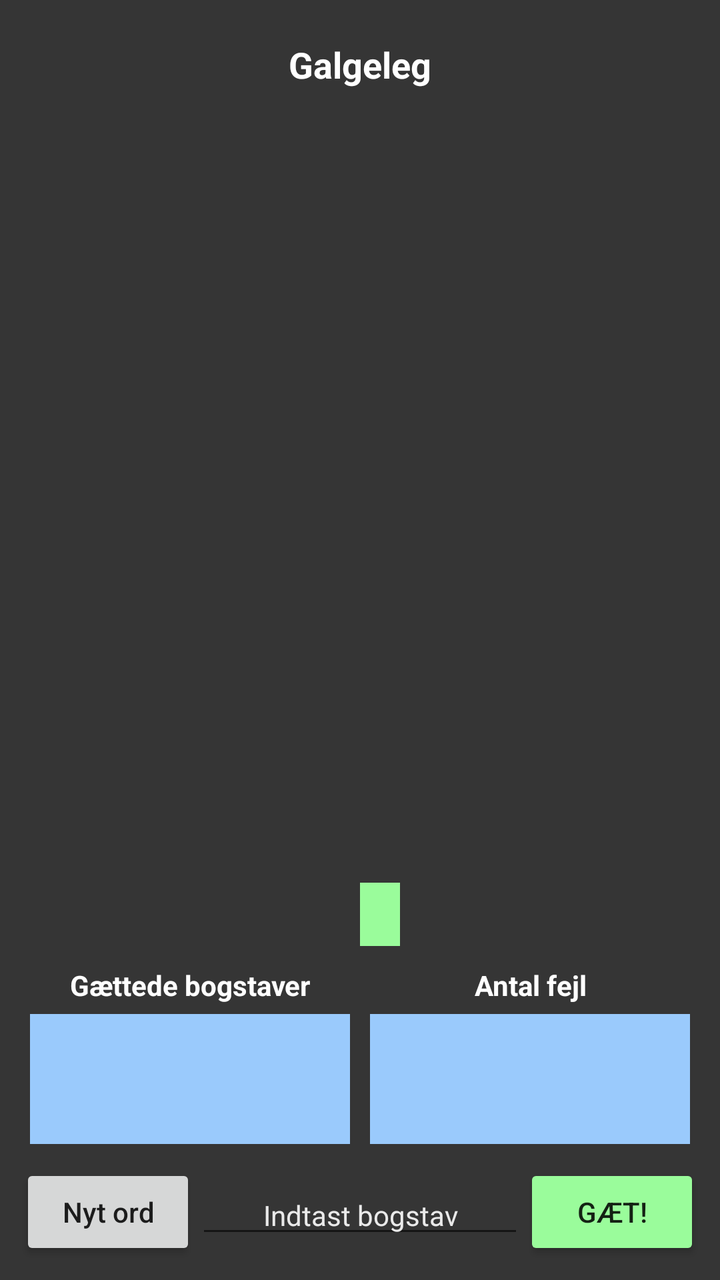
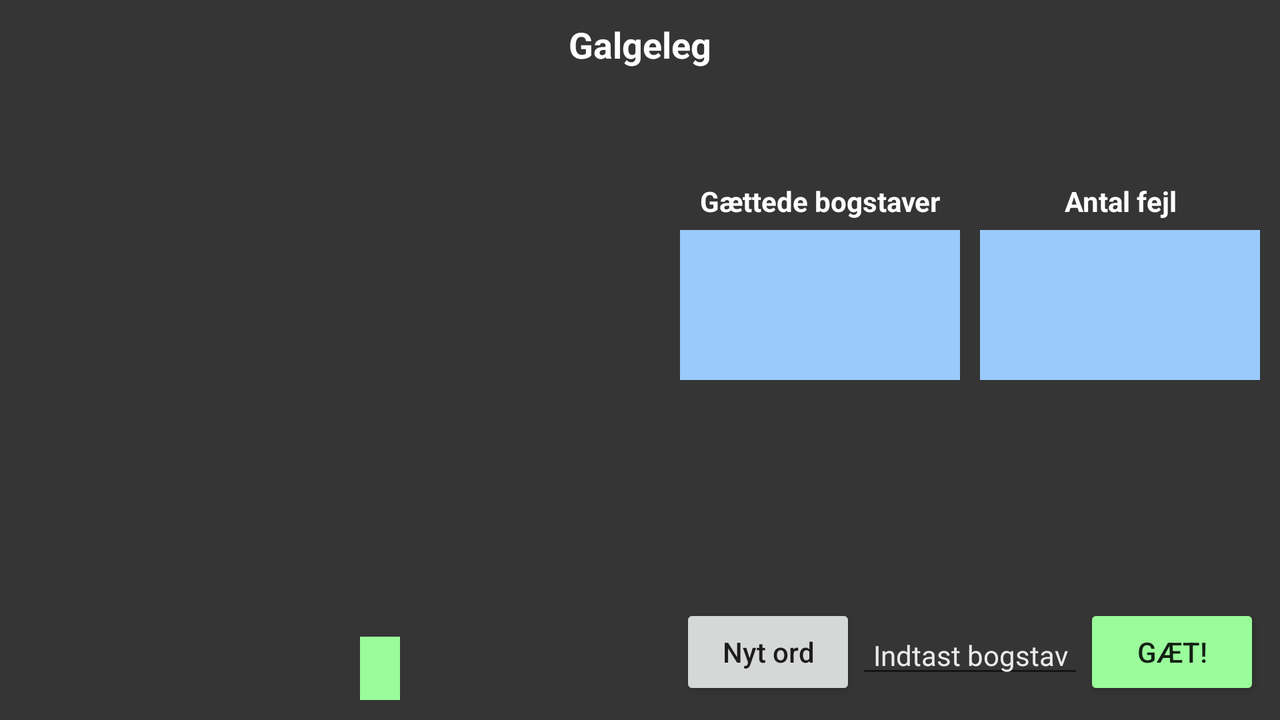

Two renders of one Android screen. The first uses the default layout on a phone; the second uses the alternative layout the repository ships for a different screen configuration, on a matching device. The two XML files are below.
<!-- AndroidManifest.xml: application theme AppTheme -->
<!-- res/layout/gallow_game_fragment.xml -->
<?xml version="1.0" encoding="utf-8"?>
<LinearLayout
	xmlns:android="http://schemas.android.com/apk/res/android"
	xmlns:tools="http://schemas.android.com/tools"
	tools:context=".GallowGameFragment"
	android:layout_width="match_parent"
	android:layout_height="match_parent"
	android:orientation="vertical"
	android:gravity="center"
	android:background="@color/lightblack"
	>

	<TextView
		android:layout_width="match_parent"
		android:layout_height="wrap_content"
		android:layout_margin="20dp"
		android:id="@+id/textview_welcome"
		android:gravity="center_vertical"
		android:text="@string/galgeleg_titel"
		android:textAlignment="center"
		android:textColor="@color/white"
		android:textStyle="bold"
		android:textSize="18sp"
		/>

	<ImageSwitcher
		android:layout_width="match_parent"
		android:layout_height="0dp"
		android:layout_weight="1"
	    android:id="@+id/imageSwitcher"
	    android:contentDescription="galge"
		/>

	<TextView
		android:layout_width="wrap_content"
		android:layout_height="wrap_content"
		android:id="@+id/textview_title"
		android:padding="5dp"
		android:gravity="center_vertical"
		android:textAlignment="center"
		android:textStyle="bold"
		android:textSize="16sp"
		android:visibility="invisible"
		/>

	<LinearLayout
		android:layout_width="match_parent"
	    android:layout_height="wrap_content"
		android:padding="5dp"
	    android:orientation="horizontal"
	    android:gravity="center"
		>

		<TextView
			android:layout_width="wrap_content"
			android:layout_height="wrap_content"
			android:id="@+id/textview_the_word_is"
			android:paddingTop="5dp"
			android:paddingBottom="5dp"
			android:gravity="right"
			android:textColor="@color/white"
			android:textStyle="bold"
			android:textSize="16sp"
			/>

		<Space
			android:layout_width="20dp"
			android:layout_height="wrap_content"
			/>

		<TextView
			android:layout_width="wrap_content"
			android:layout_height="wrap_content"
			android:id="@+id/textview_the_word"
			android:paddingTop="5dp"
			android:paddingBottom="5dp"
			android:paddingStart="10dp"
			android:paddingEnd="10dp"
			android:gravity="left"
			android:background="@color/lightgreen"
			android:textColor="@color/lightblack"
			android:textStyle="bold"
			android:textSize="16sp"
			/>

	</LinearLayout>

	<GridLayout
		android:layout_width="wrap_content"
		android:layout_height="wrap_content"
		android:layout_gravity="center"
		android:columnCount="2"
		android:rowCount="2"
		>

		<TextView
			android:layout_width="160dp"
			android:layout_height="wrap_content"
			android:id="@+id/textview_guessed_letters_text"
			android:padding="5dp"
			android:text="@string/gaettede_bogstaver"
			android:textAlignment="center"
			android:textSize="14sp"
			android:textStyle="bold"
			android:textColor="@color/white"
			/>
		<TextView
			android:layout_width="160dp"
			android:layout_height="wrap_content"
			android:id="@+id/textview_wrong_letters_text"
			android:padding="5dp"
			android:text="@string/antal_fejl"
			android:textAlignment="center"
			android:textSize="14sp"
			android:textStyle="bold"
			android:textColor="@color/white"
			/>

		<TextView
			android:layout_width="160dp"
			android:layout_height="65dp"
			android:layout_marginEnd="10dp"
			android:id="@+id/textview_guessed_letters"
			android:padding="5dp"
			android:background="@color/lightblue"
			android:maxLength="96"
			android:textAlignment="center"
			android:textSize="14sp"
			android:textColor="@color/lightblack"
			/>

		<TextView
			android:layout_width="160dp"
			android:layout_height="65dp"
			android:id="@+id/textview_wrong_letters"
			android:padding="5dp"
			android:background="@color/lightblue"
			android:text=""
			android:textAlignment="center"
			android:textSize="14sp"
		    android:textColor="@color/lightblack"
			/>
	</GridLayout>

	<LinearLayout
		android:orientation="horizontal"
		android:layout_width="match_parent"
		android:layout_height="wrap_content"
		android:layout_margin="10dp"
	    android:gravity="center"
		>

		<Button
			android:layout_width="wrap_content"
			android:layout_height="wrap_content"
			android:id="@+id/button_new_word"
			android:text="@string/nyt_ord"
			android:textAllCaps="false"
			/>

		<EditText
			android:layout_width="wrap_content"
			android:layout_height="wrap_content"
		    android:layout_weight="1"
			android:id="@+id/editText_letter"
			android:inputType="textPersonName"
			android:maxLength="1"
			android:hint="@string/indtast_bogstav"
			android:textAlignment="center"
			android:textSize="14sp"
			android:textColor="@color/white"
			android:textColorHint="@color/lightgrey"
			/>

		<Button
			android:layout_width="wrap_content"
			android:layout_height="wrap_content"
			android:id="@+id/button_guess"
			android:backgroundTint="@color/lightgreen"
			android:text="@string/gaet"
			/>
	</LinearLayout>

</LinearLayout>
<!-- resources referenced by this layout -->
<resources>
  <color name="lightblack">#353535</color>
  <color name="lightblue">#9ACAFC</color>
  <color name="lightgreen">#9AFC9B</color>
  <color name="lightgrey">#eaeaea</color>
  <color name="white">#FFFFFF</color>
  <string name="antal_fejl">Antal fejl</string>
  <string name="gaet">GÆT!</string>
  <string name="gaettede_bogstaver">Gættede bogstaver</string>
  <string name="galgeleg_titel">Galgeleg</string>
  <string name="indtast_bogstav">Indtast bogstav</string>
  <string name="nyt_ord">Nyt ord</string>
  <style name="AppTheme" parent="Theme.AppCompat.Light.DarkActionBar">
  		
  		<item name="colorPrimary">@color/colorPrimary</item>
  		<item name="colorPrimaryDark">@color/colorPrimaryDark</item>
  		<item name="colorAccent">@color/colorAccent</item>
  	</style>
  <color name="colorPrimary">#3F51B5</color>
  <color name="colorPrimaryDark">#303F9F</color>
  <color name="colorAccent">#FF4081</color>
</resources>
<!-- res/layout-land/gallow_game_fragment.xml (the repository's variant of the layout above) -->
<!-- drawn on the phone turned sideways -->
<?xml version="1.0" encoding="utf-8"?>
<LinearLayout
    xmlns:android="http://schemas.android.com/apk/res/android"
    xmlns:tools="http://schemas.android.com/tools"
    tools:context=".GallowGameFragment"
    android:layout_width="match_parent"
    android:layout_height="match_parent"
    android:orientation="vertical"
    android:gravity="center"
    android:background="@color/lightblack"
    >

    <TextView
        android:layout_width="match_parent"
        android:layout_height="wrap_content"
        android:layout_margin="10dp"
        android:id="@+id/textview_welcome"
        android:gravity="center_vertical"
        android:text="@string/galgeleg_titel"
        android:textAlignment="center"
        android:textColor="@color/white"
        android:textStyle="bold"
        android:textSize="18sp"
        />

    <LinearLayout
        android:layout_width="match_parent"
        android:layout_height="wrap_content"
        android:layout_margin="10dp"
        android:layout_weight="1"
        android:orientation="horizontal"
        android:gravity="center"
        >

        <LinearLayout
            android:layout_width="0dp"
            android:layout_height="match_parent"
            android:orientation="vertical"
            android:gravity="center"
            android:layout_weight="1"
            >

            <ImageSwitcher
                android:layout_width="match_parent"
                android:layout_height="0dp"
                android:layout_marginBottom="10dp"
                android:layout_weight="1"
                android:id="@+id/imageSwitcher"
                android:contentDescription="galge"
                />

            <LinearLayout
                android:layout_width="wrap_content"
                android:layout_height="wrap_content"
                android:orientation="horizontal"
                android:gravity="center"
                >

                <TextView
                    android:layout_width="wrap_content"
                    android:layout_height="wrap_content"
                    android:id="@+id/textview_the_word_is"
                    android:paddingTop="5dp"
                    android:paddingBottom="5dp"
                    android:paddingStart="10dp"
                    android:paddingEnd="10dp"
                    android:textColor="@color/white"
                    android:textStyle="bold"
                    android:textSize="16sp"
                    />

                <Space
                    android:layout_width="10dp"
                    android:layout_height="wrap_content"
                    />

                <TextView
                    android:layout_width="wrap_content"
                    android:layout_height="wrap_content"
                    android:id="@+id/textview_the_word"
                    android:paddingTop="5dp"
                    android:paddingBottom="5dp"
                    android:paddingStart="10dp"
                    android:paddingEnd="10dp"
                    android:background="@color/lightgreen"
                    android:textColor="@color/lightblack"
                    android:textStyle="bold"
                    android:textSize="16sp"
                    />


            </LinearLayout>

        </LinearLayout>


        <LinearLayout
            android:layout_width="wrap_content"
            android:layout_height="match_parent"
            android:orientation="vertical"
            android:gravity="center"
            >

            <TextView
                android:layout_width="wrap_content"
                android:layout_height="wrap_content"
                android:id="@+id/textview_title"
                android:padding="5dp"
                android:textAlignment="center"
                android:textStyle="bold"
                android:textSize="16sp"
                android:visibility="invisible"
                />

            <GridLayout
                android:layout_width="wrap_content"
                android:layout_height="0dp"
                android:columnCount="2"
                android:rowCount="2"
                android:layout_weight="1"
                android:layout_gravity="center_vertical"
                >

                <TextView
                    android:layout_width="140dp"
                    android:layout_height="wrap_content"
                    android:id="@+id/textview_guessed_letters_text"
                    android:padding="5dp"
                    android:text="@string/gaettede_bogstaver"
                    android:textAlignment="center"
                    android:textSize="14sp"
                    android:textStyle="bold"
                    android:textColor="@color/white"
                    />

                <TextView
                    android:layout_width="140dp"
                    android:layout_height="wrap_content"
                    android:id="@+id/textview_wrong_letters_text"
                    android:padding="5dp"
                    android:text="@string/antal_fejl"
                    android:textAlignment="center"
                    android:textSize="14sp"
                    android:textStyle="bold"
                    android:textColor="@color/white"
                    />

                <TextView
                    android:layout_width="140dp"
                    android:layout_height="75dp"
                    android:layout_marginEnd="10dp"
                    android:id="@+id/textview_guessed_letters"
                    android:padding="5dp"
                    android:background="@color/lightblue"
                    android:maxLength="96"
                    android:textAlignment="center"
                    android:textSize="14sp"
                    android:textColor="@color/lightblack"
                    />

                <TextView
                    android:layout_width="140dp"
                    android:layout_height="75dp"
                    android:id="@+id/textview_wrong_letters"
                    android:padding="5dp"
                    android:background="@color/lightblue"
                    android:text=""
                    android:textAlignment="center"
                    android:textSize="14sp"
                    android:textColor="@color/lightblack"
                    />
            </GridLayout>


            <LinearLayout
                android:layout_width="match_parent"
                android:layout_height="wrap_content"
                android:orientation="horizontal"
                android:gravity="center"
                >

                <Button
                    android:layout_width="wrap_content"
                    android:layout_height="wrap_content"
                    android:id="@+id/button_new_word"
                    android:text="@string/nyt_ord"
                    android:textAllCaps="false"
                    />

                <EditText
                    android:layout_width="0dp"
                    android:layout_height="wrap_content"
                    android:layout_weight="1"
                    android:id="@+id/editText_letter"
                    android:inputType="textPersonName"
                    android:maxLength="1"
                    android:hint="@string/indtast_bogstav"
                    android:textAlignment="center"
                    android:textSize="14sp"
                    android:textColor="@color/white"
                    android:textColorHint="@color/lightgrey"
                    />

                <Button
                    android:layout_width="wrap_content"
                    android:layout_height="wrap_content"
                    android:id="@+id/button_guess"
                    android:backgroundTint="@color/lightgreen"
                    android:text="@string/gaet"
                    />
            </LinearLayout>

        </LinearLayout>

    </LinearLayout>

</LinearLayout>
